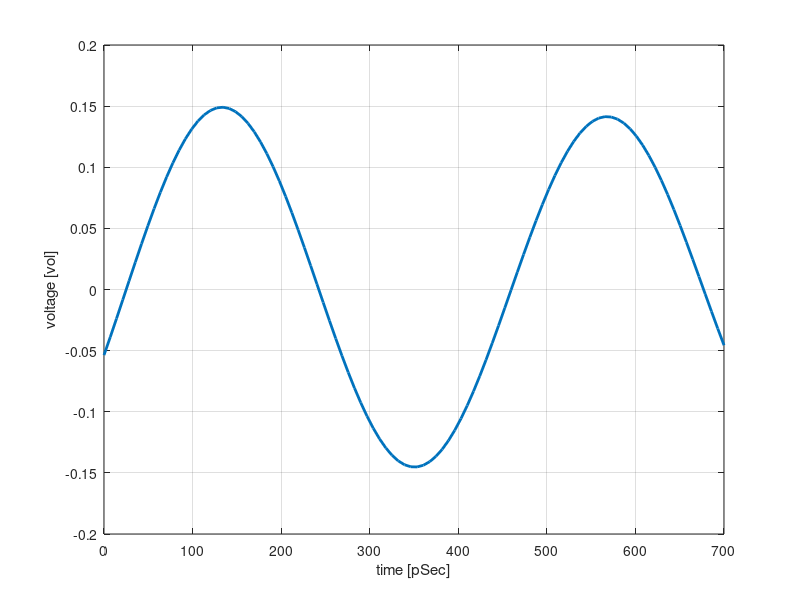

Reproduce this figure in MATLAB.
close all;clear all;clc
stTime   = 0;
stopTime = 700e-12; % in sec
f0       = 2.3e9;
vppSum   = sqrt(10^(-36/10)*50)*sqrt(2);
vppDelta = sqrt(10^(-45/10)*50)*sqrt(2);
t        = linspace(stTime,stopTime,100);
phSumDeg   = 0;
phDeltaDeg = 90;
% y        = vppSum*sin(2*pi*f0*t+rad2deg(phSumDeg))-vppDelta*sin(2*pi*2.25e9*t+rad2deg(phDeltaDeg));
y        = vppSum*sin(2*pi*f0*t+rad2deg(phSumDeg))+vppDelta*sin(2*pi*2.25e9*t+rad2deg(phDeltaDeg));
figure,plot(t/1e-12,y,'LineWidth',2);grid on;
xlabel('time [pSec]');ylabel('voltage [vol]');
max(y)
